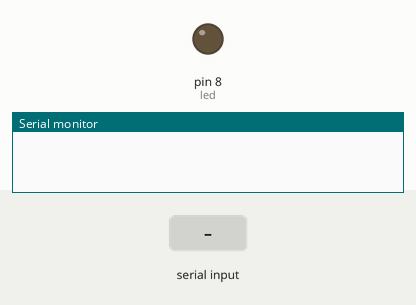
This sketch was run on a simulated Arduino Uno, built with avr-gcc and run on an emulated ATmega328P. On the bench: output pins drawn as LEDs (lit = HIGH), the last lines printed to the serial monitor. The inputs (shaded band) are chosen by the test bench.

Above: at 1.2 s.
1.3 s: "1" received over Serial
At 1.6 s:
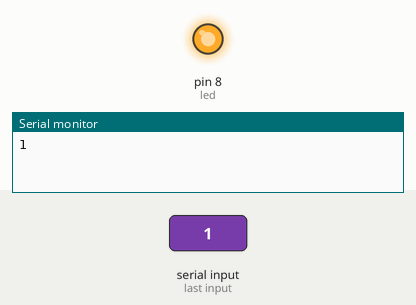
2.8 s: "0" received over Serial
At 4.0 s:
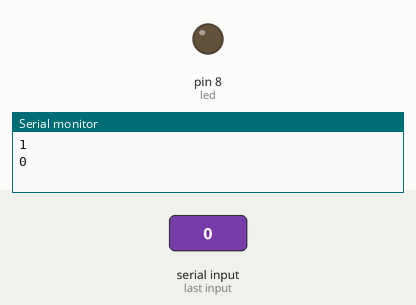
Timing chart, 0 to 5.8 s (numbered marks = the images above; inputs shaded):
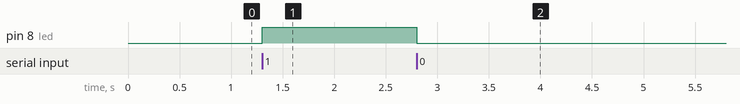

Measured:
- after the input at 1.3 s, pin 8 (led): LOW → HIGH at once
- after the input at 2.8 s, pin 8 (led): HIGH → LOW at once

The sketch:

LED.ino
```cpp
int led = 8;
char val;

void setup()
{

pinMode(led, OUTPUT);  // Digital pin 8 set as output Pin
Serial.begin(9600);
}

void loop()
{
  while (Serial.available() > 0)
  {
  val = Serial.read();
  Serial.println(val);
  }

  if( val == '1') // Forward
    {

      digitalWrite(led, HIGH);
    }
  else
    {

      digitalWrite(led, LOW);
    }


}

// End of program
```
